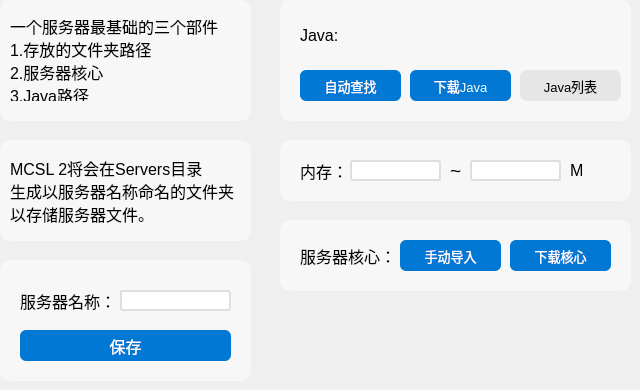
      <widget class="QWidget" name="NoobCPage">
       <widget class="QPushButton" name="Completed_Save_PushButton">
        <property name="geometry">
         <rect>
          <x>20</x>
          <y>330</y>
          <width>211</width>
          <height>31</height>
         </rect>
        </property>
        <property name="font">
         <font>
          <family>Microsoft YaHei UI</family>
          <pointsize>12</pointsize>
         </font>
        </property>
        <property name="cursor">
         <cursorShape>PointingHandCursor</cursorShape>
        </property>
        <property name="styleSheet">
         <string notr="true">QPushButton
{
	background-color: rgb(0, 120, 212);
	border-radius: 6px;
	color: rgb(255, 255, 255);
}
QPushButton:hover
{
    background-color: rgb(0, 110, 212);
	border-radius: 6px;
    color: rgb(255, 255, 255);
}
QPushButton:pressed
{
    background-color: rgb(0, 100, 212);
	border-radius: 6px;
    color: rgb(255, 255, 255);
}</string>
        </property>
        <property name="text">
         <string>保存</string>
        </property>
        <property name="flat">
         <bool>false</bool>
        </property>
       </widget>
       <widget class="QLabel" name="Server_Name_Label">
        <property name="geometry">
         <rect>
          <x>20</x>
          <y>280</y>
          <width>91</width>
          <height>41</height>
         </rect>
        </property>
        <property name="font">
         <font>
          <family>Microsoft YaHei UI</family>
          <pointsize>12</pointsize>
         </font>
        </property>
        <property name="text">
         <string>服务器名称：</string>
        </property>
       </widget>
       <widget class="QLineEdit" name="Server_Name_LineEdit">
        <property name="geometry">
         <rect>
          <x>120</x>
          <y>290</y>
          <width>111</width>
          <height>21</height>
         </rect>
        </property>
        <property name="font">
         <font>
          <family>Microsoft YaHei UI</family>
          <pointsize>9</pointsize>
         </font>
        </property>
        <property name="styleSheet">
         <string notr="true">QLineEdit
{
	border-radius: 3px;
	border: 2px;
	border-color: rgb(223, 223, 223);
    border-style: solid;
}
</string>
        </property>
       </widget>
       <widget class="QLabel" name="Others_Background">
        <property name="geometry">
         <rect>
          <x>0</x>
          <y>260</y>
          <width>251</width>
          <height>121</height>
         </rect>
        </property>
        <property name="font">
         <font>
          <family>Microsoft YaHei UI</family>
          <pointsize>12</pointsize>
         </font>
        </property>
        <property name="autoFillBackground">
         <bool>false</bool>
        </property>
        <property name="styleSheet">
         <string notr="true">QLabel
{
	background-color: rgb(247, 247, 247);
	border-radius: 10px
}</string>
        </property>
        <property name="text">
         <string/>
        </property>
       </widget>
       <widget class="QWidget" name="Configuration_Widget" native="true">
        <property name="geometry">
         <rect>
          <x>280</x>
          <y>0</y>
          <width>351</width>
          <height>291</height>
         </rect>
        </property>
        <widget class="QPushButton" name="Download_Core_PushButton">
         <property name="geometry">
          <rect>
           <x>230</x>
           <y>240</y>
           <width>101</width>
           <height>31</height>
          </rect>
         </property>
         <property name="font">
          <font>
           <family>Microsoft YaHei UI</family>
           <pointsize>10</pointsize>
          </font>
         </property>
         <property name="cursor">
          <cursorShape>PointingHandCursor</cursorShape>
         </property>
         <property name="styleSheet">
          <string notr="true">QPushButton
{
	background-color: rgb(0, 120, 212);
	border-radius: 6px;
	color: rgb(255, 255, 255);
}
QPushButton:hover
{
    background-color: rgb(0, 110, 212);
	border-radius: 6px;
    color: rgb(255, 255, 255);
}
QPushButton:pressed
{
    background-color: rgb(0, 100, 212);
	border-radius: 6px;
    color: rgb(255, 255, 255);
}</string>
         </property>
         <property name="text">
          <string>下载核心</string>
         </property>
         <property name="flat">
          <bool>false</bool>
         </property>
        </widget>
        <widget class="QPushButton" name="Download_Java_PushButton">
         <property name="geometry">
          <rect>
           <x>130</x>
           <y>70</y>
           <width>101</width>
           <height>31</height>
          </rect>
         </property>
         <property name="font">
          <font>
           <family>Microsoft YaHei UI</family>
           <pointsize>10</pointsize>
          </font>
         </property>
         <property name="cursor">
          <cursorShape>PointingHandCursor</cursorShape>
         </property>
         <property name="styleSheet">
          <string notr="true">QPushButton
{
	background-color: rgb(0, 120, 212);
	border-radius: 6px;
	color: rgb(255, 255, 255);
}
QPushButton:hover
{
    background-color: rgb(0, 110, 212);
	border-radius: 6px;
    color: rgb(255, 255, 255);
}
QPushButton:pressed
{
    background-color: rgb(0, 100, 212);
	border-radius: 6px;
    color: rgb(255, 255, 255);
}</string>
         </property>
         <property name="text">
          <string>下载Java</string>
         </property>
         <property name="flat">
          <bool>false</bool>
         </property>
        </widget>
        <widget class="QPushButton" name="Manual_Import_Core_PushButton">
         <property name="geometry">
          <rect>
           <x>120</x>
           <y>240</y>
           <width>101</width>
           <height>31</height>
          </rect>
         </property>
         <property name="font">
          <font>
           <family>Microsoft YaHei UI</family>
           <pointsize>10</pointsize>
          </font>
         </property>
         <property name="cursor">
          <cursorShape>PointingHandCursor</cursorShape>
         </property>
         <property name="styleSheet">
          <string notr="true">QPushButton
{
	background-color: rgb(0, 120, 212);
	border-radius: 6px;
	color: rgb(255, 255, 255);
}
QPushButton:hover
{
    background-color: rgb(0, 110, 212);
	border-radius: 6px;
    color: rgb(255, 255, 255);
}
QPushButton:pressed
{
    background-color: rgb(0, 100, 212);
	border-radius: 6px;
    color: rgb(255, 255, 255);
}</string>
         </property>
         <property name="text">
          <string>手动导入</string>
         </property>
         <property name="flat">
          <bool>false</bool>
         </property>
        </widget>
        <widget class="QLabel" name="Set_Core_Background">
         <property name="geometry">
          <rect>
           <x>0</x>
           <y>220</y>
           <width>351</width>
           <height>71</height>
          </rect>
         </property>
         <property name="font">
          <font>
           <family>Microsoft YaHei UI</family>
           <pointsize>12</pointsize>
          </font>
         </property>
         <property name="autoFillBackground">
          <bool>false</bool>
         </property>
         <property name="styleSheet">
          <string notr="true">QLabel
{
	background-color: rgb(247, 247, 247);
	border-radius: 10px
}</string>
         </property>
         <property name="text">
          <string/>
         </property>
        </widget>
        <widget class="QLabel" name="Set_Java_Background">
         <property name="geometry">
          <rect>
           <x>0</x>
           <y>0</y>
           <width>351</width>
           <height>121</height>
          </rect>
         </property>
         <property name="font">
          <font>
           <family>Microsoft YaHei UI</family>
           <pointsize>12</pointsize>
          </font>
         </property>
         <property name="autoFillBackground">
          <bool>false</bool>
         </property>
         <property name="styleSheet">
          <string notr="true">QLabel
{
	background-color: rgb(247, 247, 247);
	border-radius: 10px
}</string>
         </property>
         <property name="text">
          <string/>
         </property>
        </widget>
        <widget class="QLabel" name="Memory_1_Label">
         <property name="geometry">
          <rect>
           <x>20</x>
           <y>150</y>
           <width>71</width>
           <height>41</height>
          </rect>
         </property>
         <property name="font">
          <font>
           <family>Microsoft YaHei UI</family>
           <pointsize>12</pointsize>
          </font>
         </property>
         <property name="text">
          <string>内存：</string>
         </property>
        </widget>
        <widget class="QLineEdit" name="MinMemory_LineEdit">
         <property name="geometry">
          <rect>
           <x>70</x>
           <y>160</y>
           <width>91</width>
           <height>21</height>
          </rect>
         </property>
         <property name="font">
          <font>
           <family>Microsoft YaHei UI</family>
           <pointsize>9</pointsize>
          </font>
         </property>
         <property name="styleSheet">
          <string notr="true">QLineEdit
{
	border-radius: 3px;
	border: 2px;
	border-color: rgb(223, 223, 223);
    border-style: solid;
}
</string>
         </property>
        </widget>
        <widget class="QLabel" name="Set_Memory_Background">
         <property name="geometry">
          <rect>
           <x>0</x>
           <y>140</y>
           <width>351</width>
           <height>61</height>
          </rect>
         </property>
         <property name="font">
          <font>
           <family>Microsoft YaHei UI</family>
           <pointsize>12</pointsize>
          </font>
         </property>
         <property name="autoFillBackground">
          <bool>false</bool>
         </property>
         <property name="styleSheet">
          <string notr="true">QLabel
{
	background-color: rgb(247, 247, 247);
	border-radius: 10px
}</string>
         </property>
         <property name="text">
          <string/>
         </property>
        </widget>
        <widget class="QLabel" name="Java_Label">
         <property name="geometry">
          <rect>
           <x>20</x>
           <y>20</y>
           <width>71</width>
           <height>31</height>
          </rect>
         </property>
         <property name="font">
          <font>
           <family>Microsoft YaHei UI</family>
           <pointsize>12</pointsize>
          </font>
         </property>
         <property name="text">
          <string>Java:</string>
         </property>
        </widget>
        <widget class="QLineEdit" name="MaxMemory_LineEdit">
         <property name="geometry">
          <rect>
           <x>190</x>
           <y>160</y>
           <width>91</width>
           <height>21</height>
          </rect>
         </property>
         <property name="font">
          <font>
           <family>Microsoft YaHei UI</family>
           <pointsize>9</pointsize>
          </font>
         </property>
         <property name="styleSheet">
          <string notr="true">QLineEdit
{
	border-radius: 3px;
	border: 2px;
	border-color: rgb(223, 223, 223);
    border-style: solid;
}
</string>
         </property>
        </widget>
        <widget class="QLabel" name="Memory_2_Label">
         <property name="geometry">
          <rect>
           <x>170</x>
           <y>150</y>
           <width>21</width>
           <height>41</height>
          </rect>
         </property>
         <property name="font">
          <font>
           <family>Microsoft YaHei UI</family>
           <pointsize>14</pointsize>
          </font>
         </property>
         <property name="text">
          <string>~</string>
         </property>
        </widget>
        <widget class="QLabel" name="Core_Label">
         <property name="geometry">
          <rect>
           <x>20</x>
           <y>240</y>
           <width>91</width>
           <height>31</height>
          </rect>
         </property>
         <property name="font">
          <font>
           <family>Microsoft YaHei UI</family>
           <pointsize>12</pointsize>
          </font>
         </property>
         <property name="text">
          <string>服务器核心：</string>
         </property>
        </widget>
        <widget class="QPushButton" name="Auto_Find_Java_PushButton">
         <property name="geometry">
          <rect>
           <x>20</x>
           <y>70</y>
           <width>101</width>
           <height>31</height>
          </rect>
         </property>
         <property name="font">
          <font>
           <family>Microsoft YaHei UI</family>
           <pointsize>10</pointsize>
          </font>
         </property>
         <property name="cursor">
          <cursorShape>PointingHandCursor</cursorShape>
         </property>
         <property name="styleSheet">
          <string notr="true">QPushButton
{
	background-color: rgb(0, 120, 212);
	border-radius: 6px;
	color: rgb(255, 255, 255);
}
QPushButton:hover
{
    background-color: rgb(0, 110, 212);
	border-radius: 6px;
    color: rgb(255, 255, 255);
}
QPushButton:pressed
{
    background-color: rgb(0, 100, 212);
	border-radius: 6px;
    color: rgb(255, 255, 255);
}</string>
         </property>
         <property name="text">
          <string>自动查找</string>
         </property>
         <property name="flat">
          <bool>false</bool>
         </property>
        </widget>
        <widget class="QLabel" name="Memory_Unit_Label">
         <property name="geometry">
          <rect>
           <x>290</x>
           <y>150</y>
           <width>51</width>
           <height>41</height>
          </rect>
         </property>
         <property name="font">
          <font>
           <family>Microsoft YaHei UI</family>
           <pointsize>12</pointsize>
          </font>
         </property>
         <property name="text">
          <string>M</string>
         </property>
        </widget>
        <widget class="QLabel" name="Java_Version_Label">
         <property name="geometry">
          <rect>
           <x>80</x>
           <y>20</y>
           <width>191</width>
           <height>31</height>
          </rect>
         </property>
         <property name="font">
          <font>
           <family>Microsoft YaHei UI</family>
           <pointsize>12</pointsize>
          </font>
         </property>
         <property name="text">
          <string/>
         </property>
        </widget>
        <widget class="QPushButton" name="Founded_Java_List_PushButton">
         <property name="geometry">
          <rect>
           <x>240</x>
           <y>70</y>
           <width>101</width>
           <height>31</height>
          </rect>
         </property>
         <property name="font">
          <font>
           <family>Microsoft YaHei UI</family>
           <pointsize>10</pointsize>
          </font>
         </property>
         <property name="cursor">
          <cursorShape>PointingHandCursor</cursorShape>
         </property>
         <property name="styleSheet">
          <string notr="true">QPushButton
{
	background-color: rgb(230, 230, 230);
	border-radius: 7px;
}
QPushButton:hover
{
	background-color: rgb(227, 227, 227);
	border-radius: 7px;
}
QPushButton:pressed
{
	background-color: rgb(225, 225, 225);
	border-radius: 7px;
}</string>
         </property>
         <property name="text">
          <string>Java列表</string>
         </property>
        </widget>
        <zorder>Set_Core_Background</zorder>
        <zorder>Set_Memory_Background</zorder>
        <zorder>Set_Java_Background</zorder>
        <zorder>Download_Core_PushButton</zorder>
        <zorder>Download_Java_PushButton</zorder>
        <zorder>Manual_Import_Core_PushButton</zorder>
        <zorder>Memory_1_Label</zorder>
        <zorder>MinMemory_LineEdit</zorder>
        <zorder>Java_Label</zorder>
        <zorder>MaxMemory_LineEdit</zorder>
        <zorder>Memory_2_Label</zorder>
        <zorder>Core_Label</zorder>
        <zorder>Auto_Find_Java_PushButton</zorder>
        <zorder>Memory_Unit_Label</zorder>
        <zorder>Java_Version_Label</zorder>
        <zorder>Founded_Java_List_PushButton</zorder>
       </widget>
       <widget class="QWidget" name="ConfigTip1_Widget" native="true">
        <property name="geometry">
         <rect>
          <x>0</x>
          <y>0</y>
          <width>251</width>
          <height>121</height>
         </rect>
        </property>
        <property name="styleSheet">
         <string notr="true">QWidget
{
	background-color: rgb(247, 247, 247);
	border-radius: 10px
}</string>
        </property>
        <widget class="QLabel" name="ConfigTip1_Label">
         <property name="geometry">
          <rect>
           <x>10</x>
           <y>20</y>
           <width>211</width>
           <height>81</height>
          </rect>
         </property>
         <property name="font">
          <font>
           <family>Microsoft YaHei UI</family>
           <pointsize>12</pointsize>
          </font>
         </property>
         <property name="autoFillBackground">
          <bool>false</bool>
         </property>
         <property name="styleSheet">
          <string notr="true"/>
         </property>
         <property name="text">
          <string>一个服务器最基础的三个部件
1.存放的文件夹路径
2.服务器核心
3.Java路径</string>
         </property>
        </widget>
       </widget>
       <widget class="QWidget" name="ConfigTip2_Widget" native="true">
        <property name="geometry">
         <rect>
          <x>0</x>
          <y>140</y>
          <width>251</width>
          <height>101</height>
         </rect>
        </property>
        <property name="styleSheet">
         <string notr="true">QWidget
{
	background-color: rgb(247, 247, 247);
	border-radius: 10px
}</string>
        </property>
        <widget class="QLabel" name="ConfigTip2_Label">
         <property name="geometry">
          <rect>
           <x>10</x>
           <y>10</y>
           <width>231</width>
           <height>81</height>
          </rect>
         </property>
         <property name="font">
          <font>
           <family>Microsoft YaHei UI</family>
           <pointsize>12</pointsize>
          </font>
         </property>
         <property name="autoFillBackground">
          <bool>false</bool>
         </property>
         <property name="styleSheet">
          <string notr="true"/>
         </property>
         <property name="text">
          <string>MCSL 2将会在Servers目录
生成以服务器名称命名的文件夹
以存储服务器文件。</string>
         </property>
        </widget>
       </widget>
       <zorder>Others_Background</zorder>
       <zorder>Completed_Save_PushButton</zorder>
       <zorder>Server_Name_Label</zorder>
       <zorder>Server_Name_LineEdit</zorder>
       <zorder>Configuration_Widget</zorder>
       <zorder>ConfigTip1_Widget</zorder>
       <zorder>ConfigTip2_Widget</zorder>
      </widget>
